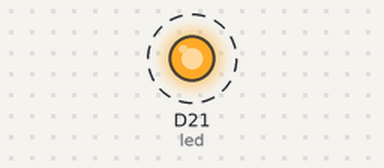
Simulated run of this program. Board: CircuitPython board. Shown: output pins drawn as LEDs (lit = HIGH). Dashed ring = blinking.

Above: at 0.5 s.
Timing chart, 0 to 4.6 s (numbered marks = the images above):
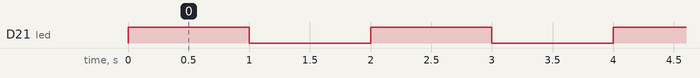

Measured:
- by itself, D21 (led): alternates HIGH for 1.0 s and LOW for 1.0 s

The program:

blink.py
```python
import time
import board
import digitalio

# Set up the LED pin
led = digitalio.DigitalInOut(board.D21)
led.direction = digitalio.Direction.OUTPUT

# Blink the LED
while True:
    led.value = True
    time.sleep(1)
    led.value = False
    time.sleep(1)
```
